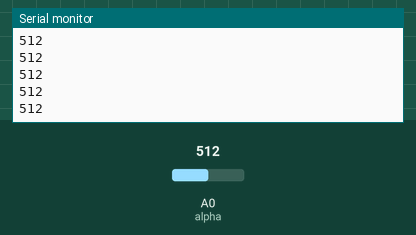
A sketch run on a simulated Arduino Uno, built with avr-gcc and run on an emulated ATmega328P. On the bench: the last lines printed to the serial monitor. Inputs (shaded band) come from the test bench; at power-on: A0 (alpha) = 512.

Above: at 1.2 s.
1.3 s: A0 (alpha) set to 716
At 1.33 s:
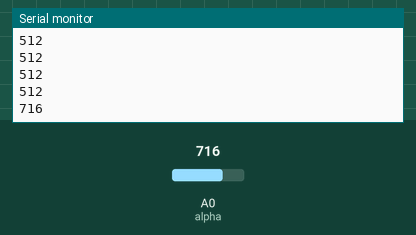
2.8 s: A0 (alpha) set to 900
At 2.84 s:
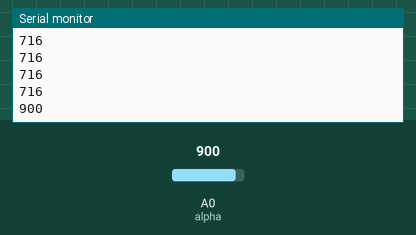
Timing chart, 0 to 5.8 s (numbered marks = the images above; inputs shaded):
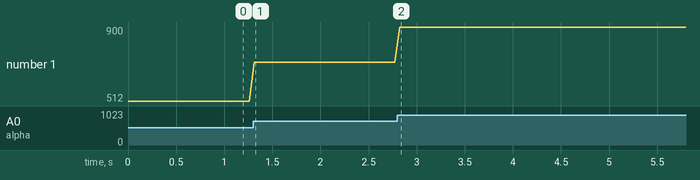

The sketch:

test.ino
```cpp
int anglP = 270;
int i=0;
int somme=0;

void setup() {
pinMode (A0,INPUT);     //alpha
pinMode (8,INPUT);
Serial.begin (9600);


}

void loop() {

  i=i+1;
  somme =somme +analogRead (A0);
  Serial.println (analogRead(A0));   //(analogRead (A0)*anglP/1024);
  delay(50);

}
```

Measured:
- after the input at 1.3 s, the serial monitor: prints a new line at once (image 1)
- after the input at 2.8 s, the serial monitor: prints a new line at once (image 2)
- plotted number 1: 512 → 716 after the input at 1.3 s, 716 → 900 after the input at 2.8 s
